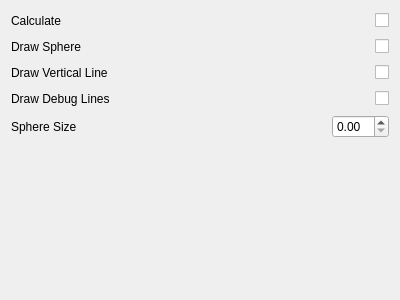
<?xml version="1.0" encoding="UTF-8"?>
<ui version="4.0">
 <class>Form</class>
 <widget class="QWidget" name="Form">
  <property name="geometry">
   <rect>
    <x>0</x>
    <y>0</y>
    <width>400</width>
    <height>300</height>
   </rect>
  </property>
  <property name="windowTitle">
   <string>Form</string>
  </property>
  <layout class="QVBoxLayout" name="verticalLayout_2">
   <item>
    <layout class="QVBoxLayout" name="verticalLayout">
     <item>
      <layout class="QHBoxLayout" name="horizontalLayout">
       <item>
        <widget class="QLabel" name="label">
         <property name="minimumSize">
          <size>
           <width>100</width>
           <height>0</height>
          </size>
         </property>
         <property name="text">
          <string>Calculate</string>
         </property>
        </widget>
       </item>
       <item>
        <spacer name="horizontalSpacer">
         <property name="orientation">
          <enum>Qt::Horizontal</enum>
         </property>
         <property name="sizeHint" stdset="0">
          <size>
           <width>40</width>
           <height>20</height>
          </size>
         </property>
        </spacer>
       </item>
       <item>
        <widget class="QCheckBox" name="calculateCheckBox">
         <property name="text">
          <string/>
         </property>
        </widget>
       </item>
      </layout>
     </item>
     <item>
      <layout class="QHBoxLayout" name="horizontalLayout_5">
       <item>
        <widget class="QLabel" name="label_5">
         <property name="minimumSize">
          <size>
           <width>100</width>
           <height>0</height>
          </size>
         </property>
         <property name="text">
          <string>Draw Sphere</string>
         </property>
        </widget>
       </item>
       <item>
        <spacer name="horizontalSpacer_5">
         <property name="orientation">
          <enum>Qt::Horizontal</enum>
         </property>
         <property name="sizeHint" stdset="0">
          <size>
           <width>40</width>
           <height>20</height>
          </size>
         </property>
        </spacer>
       </item>
       <item>
        <widget class="QCheckBox" name="drawSphereCheckBox">
         <property name="text">
          <string/>
         </property>
        </widget>
       </item>
      </layout>
     </item>
     <item>
      <layout class="QHBoxLayout" name="horizontalLayout_2">
       <item>
        <widget class="QLabel" name="label_4">
         <property name="minimumSize">
          <size>
           <width>100</width>
           <height>0</height>
          </size>
         </property>
         <property name="text">
          <string>Draw Vertical Line</string>
         </property>
        </widget>
       </item>
       <item>
        <spacer name="horizontalSpacer_2">
         <property name="orientation">
          <enum>Qt::Horizontal</enum>
         </property>
         <property name="sizeHint" stdset="0">
          <size>
           <width>40</width>
           <height>20</height>
          </size>
         </property>
        </spacer>
       </item>
       <item>
        <widget class="QCheckBox" name="drawVerticalLineCheckBox">
         <property name="text">
          <string/>
         </property>
        </widget>
       </item>
      </layout>
     </item>
     <item>
      <layout class="QHBoxLayout" name="horizontalLayout_3">
       <item>
        <widget class="QLabel" name="label_2">
         <property name="minimumSize">
          <size>
           <width>100</width>
           <height>0</height>
          </size>
         </property>
         <property name="text">
          <string>Draw Debug Lines</string>
         </property>
        </widget>
       </item>
       <item>
        <spacer name="horizontalSpacer_3">
         <property name="orientation">
          <enum>Qt::Horizontal</enum>
         </property>
         <property name="sizeHint" stdset="0">
          <size>
           <width>40</width>
           <height>20</height>
          </size>
         </property>
        </spacer>
       </item>
       <item>
        <widget class="QCheckBox" name="drawDebugLinesCheckBox">
         <property name="text">
          <string/>
         </property>
        </widget>
       </item>
      </layout>
     </item>
     <item>
      <layout class="QHBoxLayout" name="horizontalLayout_4">
       <item>
        <widget class="QLabel" name="label_3">
         <property name="minimumSize">
          <size>
           <width>100</width>
           <height>0</height>
          </size>
         </property>
         <property name="text">
          <string>Sphere Size</string>
         </property>
        </widget>
       </item>
       <item>
        <spacer name="horizontalSpacer_4">
         <property name="orientation">
          <enum>Qt::Horizontal</enum>
         </property>
         <property name="sizeHint" stdset="0">
          <size>
           <width>40</width>
           <height>20</height>
          </size>
         </property>
        </spacer>
       </item>
       <item>
        <widget class="QDoubleSpinBox" name="sphereSizeSpinBox"/>
       </item>
      </layout>
     </item>
     <item>
      <spacer name="verticalSpacer">
       <property name="orientation">
        <enum>Qt::Vertical</enum>
       </property>
       <property name="sizeHint" stdset="0">
        <size>
         <width>20</width>
         <height>40</height>
        </size>
       </property>
      </spacer>
     </item>
    </layout>
   </item>
  </layout>
 </widget>
 <resources/>
 <connections/>
</ui>
